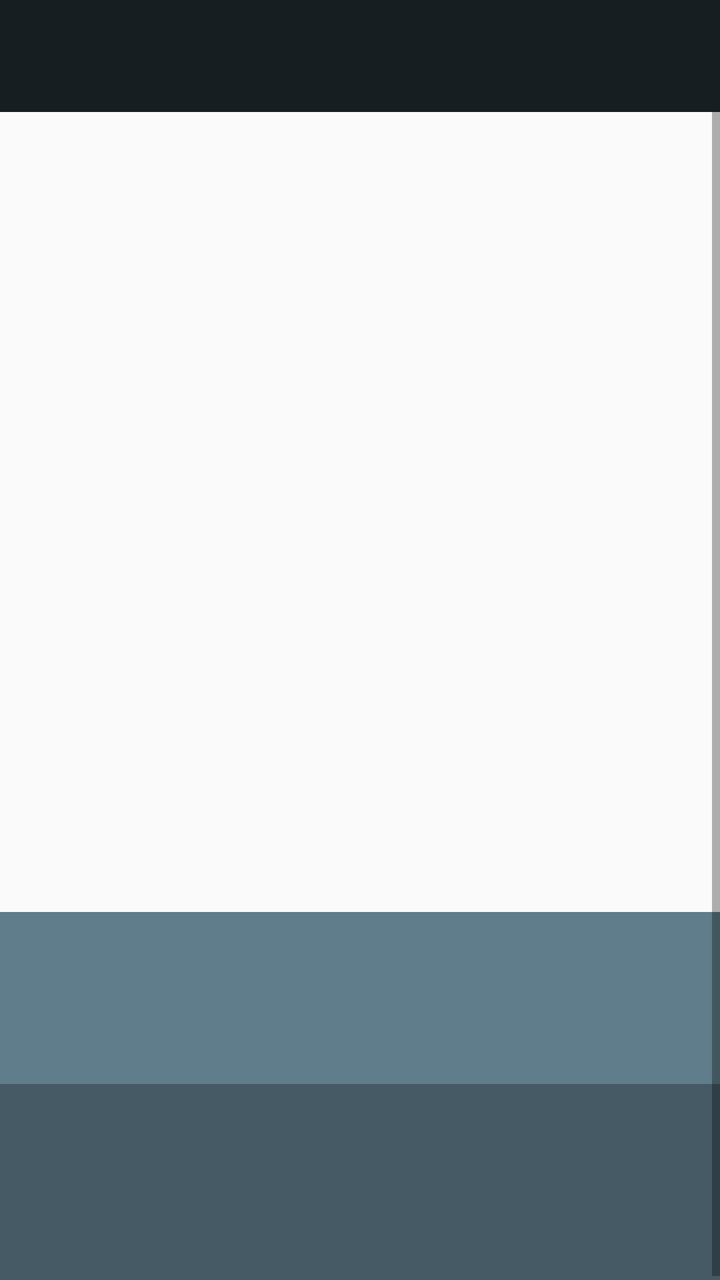
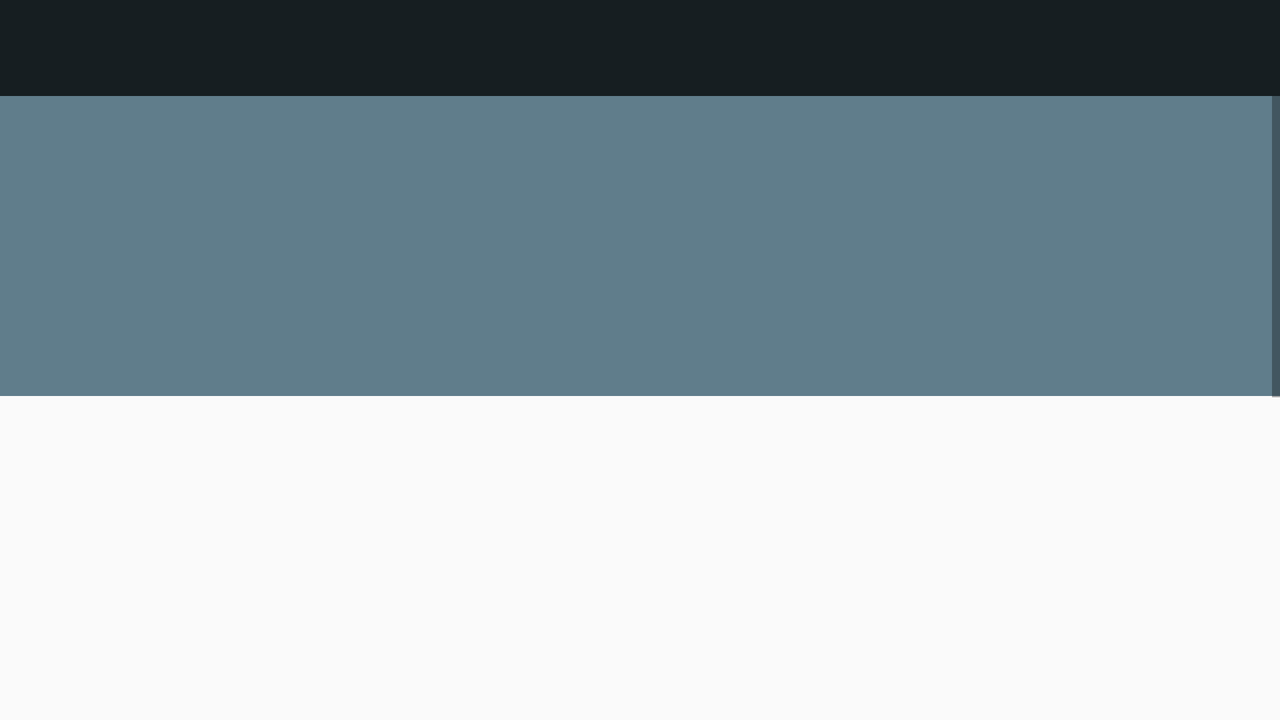

Compare how this app lays out the same screen by default and in its alternative resource folder. The renders come first, then the two layout files and the values they reference.
<!-- AndroidManifest.xml: application theme AppTheme -->
<!-- res/layout/activity_movie_detail.xml -->
<?xml version="1.0" encoding="utf-8"?>
<LinearLayout
    xmlns:android="http://schemas.android.com/apk/res/android"
    xmlns:app="http://schemas.android.com/apk/res-auto"
    android:layout_width="match_parent"
    android:layout_height="match_parent"
    android:orientation="vertical">

    <android.support.design.widget.AppBarLayout
        android:layout_width="match_parent"
        android:layout_height="wrap_content"
        android:theme="@style/AppTheme.AppBarOverlay">

        <android.support.v7.widget.Toolbar
            android:id="@+id/toolbar"
            android:layout_width="match_parent"
            android:layout_height="?attr/actionBarSize"
            android:background="?attr/colorPrimary"
            app:popupTheme="@style/AppTheme.PopupOverlay" />

    </android.support.design.widget.AppBarLayout>

    <ScrollView
        android:layout_width="match_parent"
        android:layout_height="wrap_content">

        <LinearLayout
            android:layout_width="match_parent"
            android:layout_height="wrap_content"
            android:orientation="vertical">
            <ImageView
                android:layout_width="match_parent"
                android:layout_height="400dp"
                android:id="@+id/poster"
                android:scaleType="fitXY"
                android:adjustViewBounds="true" />
            <LinearLayout
                android:layout_width="match_parent"
                android:layout_height="wrap_content"
                android:orientation="vertical"
                android:minHeight="75dp"
                android:paddingStart="64dp"
                android:paddingEnd="64dp"
                android:paddingTop="16dp"
                android:paddingBottom="16dp"
                android:background="@color/blue_gray">
                <TextView
                    android:layout_width="match_parent"
                    android:layout_height="wrap_content"
                    android:id="@+id/title"
                    style="@style/TextStyle"
                    android:gravity="start|center_vertical"
                    android:textSize="16sp"/>
                <LinearLayout
                    android:layout_width="match_parent"
                    android:layout_height="match_parent"
                    android:orientation="horizontal">
                    <TextView
                        android:layout_width="0dp"
                        android:layout_height="wrap_content"
                        android:layout_weight="1"
                        android:id="@+id/releaseDate"
                        style="@style/TextStyle"
                        android:textStyle="normal"
                        android:textSize="12sp"
                        android:gravity="start"
                        android:paddingTop="8dp"
                        android:paddingBottom="8dp"
                        android:textColor="@color/fade_white" />
                    <TextView
                        android:layout_width="0dp"
                        android:layout_height="wrap_content"
                        android:layout_weight="1"
                        android:id="@+id/vote_average"
                        style="@style/TextStyle"
                        android:textStyle="normal"
                        android:textSize="12sp"
                        android:gravity="end"
                        android:paddingTop="8dp"
                        android:paddingBottom="8dp"
                        android:textColor="@color/fade_white" />
                </LinearLayout>
            </LinearLayout>

            <LinearLayout
                android:layout_width="match_parent"
                android:layout_height="wrap_content"
                android:minHeight="100dp"
                android:id="@+id/contentHolder"
                android:orientation="horizontal"
                android:paddingTop="16dp"
                android:paddingBottom="16dp"
                android:background="@color/dark_blue_gray">
                <ImageView
                    android:layout_width="64dp"
                    android:layout_height="wrap_content"
                    android:scaleType="center"
                    android:src="@drawable/ic_info_white_24dp"/>

                <TextView
                    android:layout_width="match_parent"
                    android:layout_height="wrap_content"
                    android:id="@+id/overview"
                    android:textColor="@color/white"
                    android:paddingEnd="16dp"
                    android:paddingStart="0dp"
                    android:fontFamily="sans-serif-condensed"
                    android:textStyle="normal"
                    android:textSize="13sp"/>
            </LinearLayout>

        </LinearLayout>

    </ScrollView>
</LinearLayout>
<!-- resources referenced by this layout -->
<resources>
  <color name="blue_gray">#607D8B</color>
  <color name="dark_blue_gray">#455A64</color>
  <color name="fade_white">#AADDDDDD</color>
  <color name="white">#FFFFFF</color>
  <style name="AppTheme.AppBarOverlay" parent="ThemeOverlay.AppCompat.Dark.ActionBar" />
  <style name="AppTheme.PopupOverlay" parent="ThemeOverlay.AppCompat.Light" />
  <style name="TextStyle">
          <item name="android:layout_width">fill_parent</item>
          <item name="android:layout_height">wrap_content</item>
          <item name="android:capitalize">characters</item>
          <item name="android:typeface">monospace</item>
          <item name="android:textSize">14sp</item>
          <item name="android:textColor">#FFFFFFFF</item>/&gt;
          <item name="android:textStyle">bold</item>
          <item name="android:scrollHorizontally">true</item>
          <item name="android:ellipsize">end</item>
          <item name="android:maxLines">1</item>
          <item name="android:gravity">center</item>
          <item name="android:fontFamily">sans-serif-condensed</item>
      </style>
  <style name="AppTheme" parent="Theme.AppCompat.Light.DarkActionBar">
          
          <item name="colorPrimary">@color/colorPrimary</item>
          <item name="colorPrimaryDark">@color/colorPrimaryDark</item>
          <item name="colorAccent">@color/colorAccent</item>
      </style>
  <color name="colorPrimary">#161e21</color>
  <color name="colorPrimaryDark">#0b0f10</color>
  <color name="colorAccent">#ff5252</color>
</resources>
<!-- res/layout-land/activity_movie_detail.xml (the repository's variant of the layout above) -->
<!-- drawn on the phone turned sideways -->
<?xml version="1.0" encoding="utf-8"?>
<LinearLayout
    xmlns:android="http://schemas.android.com/apk/res/android"
    xmlns:app="http://schemas.android.com/apk/res-auto"
    android:layout_width="match_parent"
    android:layout_height="match_parent"
    android:gravity="center_horizontal"
    android:orientation="vertical">

    <android.support.design.widget.AppBarLayout
        android:layout_width="match_parent"
        android:layout_height="wrap_content"
        android:theme="@style/AppTheme.AppBarOverlay">

        <android.support.v7.widget.Toolbar
            android:id="@+id/toolbar"
            android:layout_width="match_parent"
            android:layout_height="?attr/actionBarSize"
            android:background="?attr/colorPrimary"
            app:popupTheme="@style/AppTheme.PopupOverlay" />

    </android.support.design.widget.AppBarLayout>

    <ScrollView
        android:layout_width="match_parent"
        android:layout_height="wrap_content">

        <RelativeLayout
            android:layout_width="match_parent"
            android:layout_height="wrap_content">
            <LinearLayout
                android:layout_width="match_parent"
                android:layout_height="150dp"
                android:background="@color/blue_gray">
            </LinearLayout>
            <LinearLayout
                android:layout_width="460dp"
                android:layout_height="wrap_content"
                android:layout_marginTop="60dp"
                android:orientation="vertical"
                android:layout_centerHorizontal="true"
                android:layout_alignParentBottom="true">
                <ImageView
                    android:layout_width="match_parent"
                    android:layout_height="400dp"
                    android:id="@+id/poster"
                    android:scaleType="fitXY"
                    android:adjustViewBounds="true" />
                <LinearLayout
                    android:layout_width="match_parent"
                    android:layout_height="wrap_content"
                    android:orientation="vertical"
                    android:minHeight="75dp"
                    android:paddingStart="64dp"
                    android:paddingEnd="64dp"
                    android:paddingTop="16dp"
                    android:paddingBottom="16dp"
                    android:background="@color/blue_gray">
                    <TextView
                        android:layout_width="match_parent"
                        android:layout_height="wrap_content"
                        android:id="@+id/title"
                        style="@style/TextStyle"
                        android:gravity="start|center_vertical"
                        android:textSize="16sp"/>
                    <LinearLayout
                        android:layout_width="match_parent"
                        android:layout_height="match_parent"
                        android:orientation="horizontal">
                        <TextView
                            android:layout_width="0dp"
                            android:layout_height="wrap_content"
                            android:layout_weight="1"
                            android:id="@+id/releaseDate"
                            style="@style/TextStyle"
                            android:textStyle="normal"
                            android:textSize="12sp"
                            android:gravity="start"
                            android:paddingTop="8dp"
                            android:paddingBottom="8dp"
                            android:textColor="@color/fade_white" />
                        <TextView
                            android:layout_width="0dp"
                            android:layout_height="wrap_content"
                            android:layout_weight="1"
                            android:id="@+id/vote_average"
                            style="@style/TextStyle"
                            android:textStyle="normal"
                            android:textSize="12sp"
                            android:gravity="end"
                            android:paddingTop="8dp"
                            android:paddingBottom="8dp"
                            android:textColor="@color/fade_white" />
                    </LinearLayout>
                </LinearLayout>

                <LinearLayout
                    android:layout_width="match_parent"
                    android:layout_height="wrap_content"
                    android:minHeight="100dp"
                    android:id="@+id/contentHolder"
                    android:orientation="horizontal"
                    android:paddingTop="16dp"
                    android:paddingBottom="16dp"
                    android:background="@color/dark_blue_gray">
                    <ImageView
                        android:layout_width="64dp"
                        android:layout_height="wrap_content"
                        android:scaleType="center"
                        android:src="@drawable/ic_info_white_24dp"/>

                    <TextView
                        android:layout_width="match_parent"
                        android:layout_height="wrap_content"
                        android:id="@+id/overview"
                        android:textColor="@color/white"
                        android:paddingEnd="16dp"
                        android:paddingStart="0dp"
                        android:fontFamily="sans-serif-condensed"
                        android:textStyle="normal"
                        android:textSize="13sp"/>
                </LinearLayout>
            </LinearLayout>
        </RelativeLayout>
    </ScrollView>
</LinearLayout>
